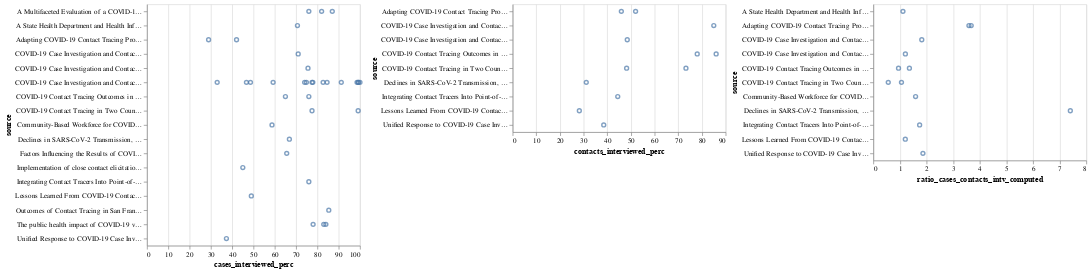

The cell this chart's notebook holds for it:
### Code cell
# df['ratio_cases_contacts_intv_computed'] = df['cases_interviewed_count']/df['contacts_interviewed_count']
case = alt.Chart(df_non_stargel).mark_point().encode(
    alt.X("cases_interviewed_perc:Q"),
    alt.Y("source:N")
)
cont = alt.Chart(df_non_stargel).mark_point().encode(
    alt.X("contacts_interviewed_perc:Q"),
    alt.Y("source:N")
)
ratio = alt.Chart(df_non_stargel).mark_point().encode(
    alt.X("ratio_cases_contacts_intv_computed:Q"),
    alt.Y("source:N")
)
alt.hconcat(case, cont, ratio).properties(spacing=5)
